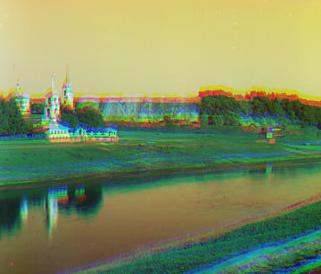
%> input picture image1-color.jpg, 321 x 274 px
$ octave --eval "result = harris(rgb2gray(imread('image1-color.jpg')));"   (GNU Octave 9; MATLAB toolbox functions it lacks are replaced by stand-ins)
%> lines starting %> are read from the running program, lines starting %| are printed output that depends on the picture; in (x1, y1, x2, y2) boxes, pixels count from 0 and x2, y2 are one past the last pixel; in counts of white or black regions, pixels touching at a corner belong together; the program's own positions count from 1
% Implementing Harris Corner Detector

function corner_detection = harris(image)

  %Initializing variables
  image = im2double(image);
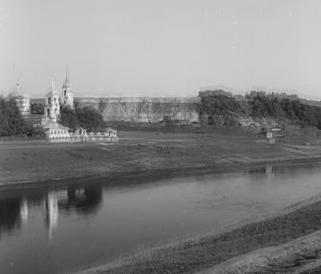
%> image: size 274x321 double; min 0.0902, max 0.988, mean 0.519
  [rows, columns] = size(image);
%> rows = 274; columns = 321
  sigma = 1;
  hsize = [7 7];
  threshold = 0.3;
  gaussian_blur = fspecial('gaussian',hsize,sigma);
  constant_k = 0.05;

  [dx dy] = meshgrid(-3:3 , -3:3);

  %derivative_image_x = conv2(image,dx);
  %derivative_image_y = conv2(image,dy);

  % Using Gaussian Function as Window Function
  Gxy = exp(-(dx .^ 2 + dy .^ 2) / (2 * sigma ^ 2));

  Gx = dx .* exp(-(dx .^ 2 + dy .^ 2) / (2 * sigma ^ 2));
  Gy = dy .* exp(-(dx .^ 2 + dy .^ 2) / (2 * sigma ^ 2));

  % [7 lines of commented-out code are left out]
  Ix = conv2(Gx, image);
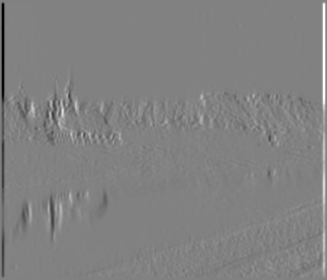
%> Ix: size 280x327 double; min -1.93, max 1.86, mean 1.92e-19; drawn with min black and max white
  Iy = conv2(Gy, image);
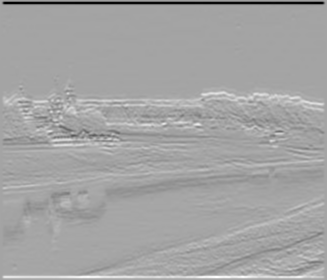
%> Iy: size 280x327 double; min -1.86, max 1.03, mean -3.72e-18; drawn with min black and max white

  Sx2 = conv2(Gxy, Ix .^ 2);
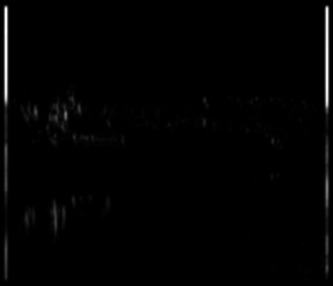
%> Sx2: size 286x333 double; min 3.27e-40, max 15.53, mean 0.172; drawn with min black and max white
  Sy2 = conv2(Gxy, Iy .^ 2);
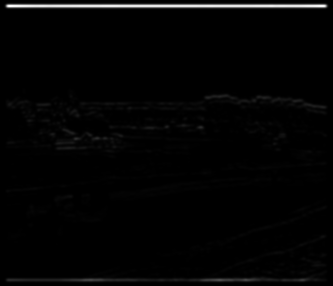
%> Sy2: size 286x333 double; min 8.18e-41, max 14.5, mean 0.232; drawn with min black and max white
  Sxy = conv2(Gxy, Ix .* Iy);
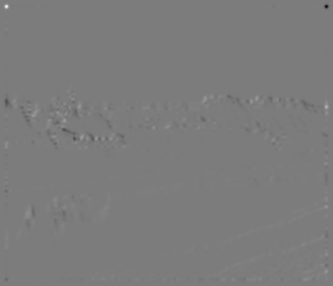
%> Sxy: size 286x333 double; min -3.88, max 4.06, mean 0.000672; drawn with min black and max white
  % Calculating the M and R value

  temp_image = zeros(rows,columns);
  count = 0;
  maximum = -inf;
  minimum = inf;
  for i = 1:rows
    for j = 1:columns


      M = [Sx2(i, j) Sxy(i, j); Sxy(i, j) Sy2(i, j)];
      R = det(M) - constant_k * (trace(M)^2);

      if R > threshold
        temp_image(i,j) = R ;
        if R > maximum
          maximum = R;
        endif
        if R < minimum
          minimum = R;
        endif
        count = count + 1;

      endif
    endfor
  endfor
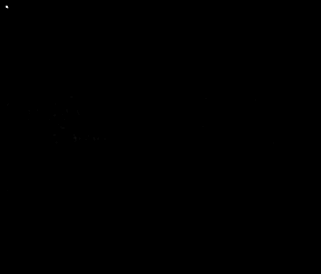
%> temp_image: size 274x321 double; min 0, max 25.4, mean 0; drawn with min black and max white
%> after the loop, count = 135; maximum = 25.4; minimum = 0.302


  corner_detection = temp_image > imdilate(temp_image, [1 1 1; 1 0 1; 1 1 1]);
%> corner_detection: size 274x321 logical; 0.04% white in thin lines or dots, all inside (x1, y1, x2, y2) = (6, 6, 274, 191)


 endfunction

$ run again, on image3-color.jpg
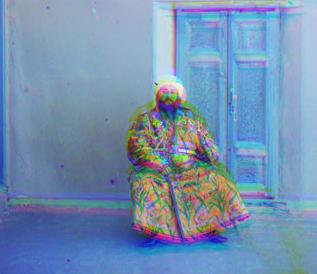
%> input picture image3-color.jpg, 317 x 274 px
%> in harris, `Sy2 = conv2(Gxy, Iy .^ 2);`:
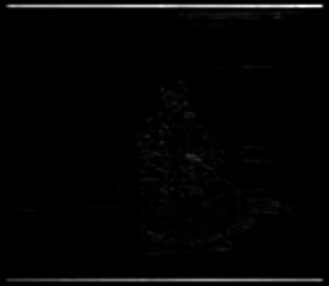
%> Sy2: size 286x329 double; min 3.27e-40, max 13.6, mean 0.226; drawn with min black and max white
%> in harris, `Sxy = conv2(Gxy, Ix .* Iy);`:
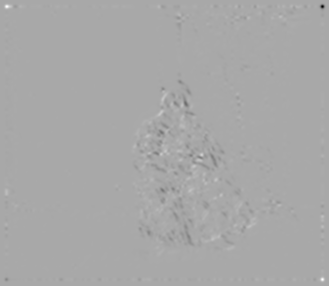
%> Sxy: size 286x329 double; min -3.39, max 1.73, mean -0.00646; drawn with min black and max white
%> after the loop in harris, `for i = 1:rows`: count = 61; maximum = 3.53; minimum = 0.308
%> corner_detection: size 274x317 logical; 0.01% white in thin lines or dots, all inside (x1, y1, x2, y2) = (7, 7, 204, 159)

$ run again, on image4-color.jpg
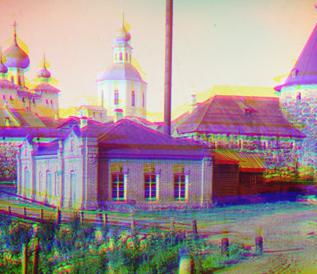
%> input picture image4-color.jpg, 317 x 274 px
%> in harris, `Sxy = conv2(Gxy, Ix .* Iy);`:
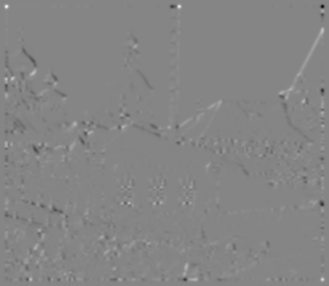
%> Sxy: size 286x329 double; min -3.46, max 3.15, mean 0.000441; drawn with min black and max white
%> after the loop in harris, `for i = 1:rows`: count = 393; maximum = 14.4; minimum = 0.3
%> corner_detection: size 274x317 logical; 0.07% white in thin lines or dots, all inside (x1, y1, x2, y2) = (6, 6, 307, 263)
